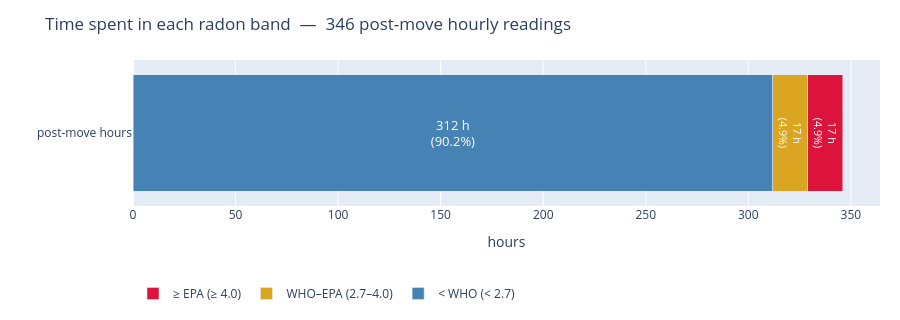

The notebook cell saved with this chart:
### Markdown cell above
## Time spent in each radon band

How much of the post-move period was radon below WHO, between WHO and EPA, or at/above EPA? This is the single-bar summary; the next chart breaks it down day-by-day.

### Code cell
total = len(df_post)
bands = [
    ('< WHO (< 2.7)',     int((df_post['radon'] < WHO_LEVEL).sum()),                                                'steelblue'),
    ('WHO–EPA (2.7–4.0)', int(((df_post['radon'] >= WHO_LEVEL) & (df_post['radon'] < EPA_LEVEL)).sum()),            'goldenrod'),
    ('≥ EPA (≥ 4.0)',     int((df_post['radon'] >= EPA_LEVEL).sum()),                                               'crimson'),
]

fig = go.Figure()
for label, count, color in bands:
    pct = count / total * 100
    fig.add_trace(go.Bar(
        y=['post-move hours'], x=[count],
        name=label, orientation='h', marker_color=color,
        text=f'{count} h<br>({pct:.1f}%)' if pct >= 1 else f'{count}h',
        textposition='inside',
        textfont=dict(color='white', size=13),
        insidetextanchor='middle',
        hovertemplate=f'{label}<br>{count} hours<br>{pct:.1f}%<extra></extra>',
    ))

fig.update_layout(
    title=f'Time spent in each radon band  —  {total} post-move hourly readings',
    barmode='stack', xaxis_title='hours', yaxis_title='', height=320,
    legend=dict(orientation='h', y=-0.5, x=0),
    margin=dict(t=60, b=80, l=120, r=20),
)
fig.show()

### Figure 1 — Plotly figure (JSON) as saved in the notebook; plotly's stock layout.template omitted (floating-point values rounded to 4 significant figures)
{"data": [{"hovertemplate": "< WHO (< 2.7)<br>312 hours<br>90.2%<extra></extra>", "insidetextanchor": "middle", "marker": {"color": "steelblue"}, "name": "< WHO (< 2.7)", "orientation": "h", "text": "312 h<br>(90.2%)", "textfont": {"color": "white", "size": 13}, "textposition": "inside", "type": "bar", "x": [312], "y": ["post-move hours"]}, {"hovertemplate": "WHO–EPA (2.7–4.0)<br>17 hours<br>4.9%<extra></extra>", "insidetextanchor": "middle", "marker": {"color": "goldenrod"}, "name": "WHO–EPA (2.7–4.0)", "orientation": "h", "text": "17 h<br>(4.9%)", "textfont": {"color": "white", "size": 13}, "textposition": "inside", "type": "bar", "x": [17], "y": ["post-move hours"]}, {"hovertemplate": "≥ EPA (≥ 4.0)<br>17 hours<br>4.9%<extra></extra>", "insidetextanchor": "middle", "marker": {"color": "crimson"}, "name": "≥ EPA (≥ 4.0)", "orientation": "h", "text": "17 h<br>(4.9%)", "textfont": {"color": "white", "size": 13}, "textposition": "inside", "type": "bar", "x": [17], "y": ["post-move hours"]}], "layout": {"barmode": "stack", "height": 320, "legend": {"orientation": "h", "x": 0, "y": -0.5}, "margin": {"b": 80, "l": 120, "r": 20, "t": 60}, "title": {"text": "Time spent in each radon band  —  346 post-move hourly readings"}, "xaxis": {"title": {"text": "hours"}}, "yaxis": {"title": {"text": ""}}}}
